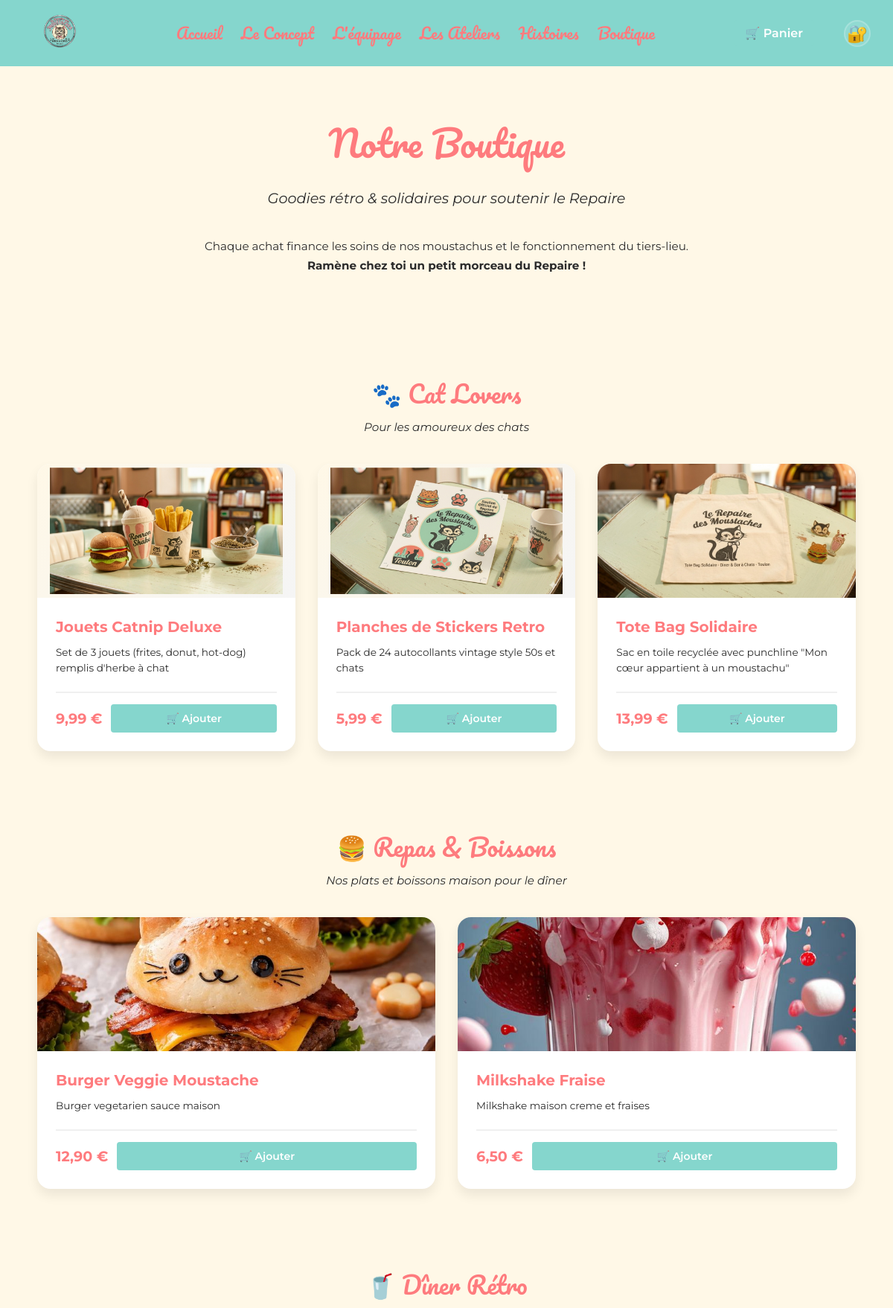
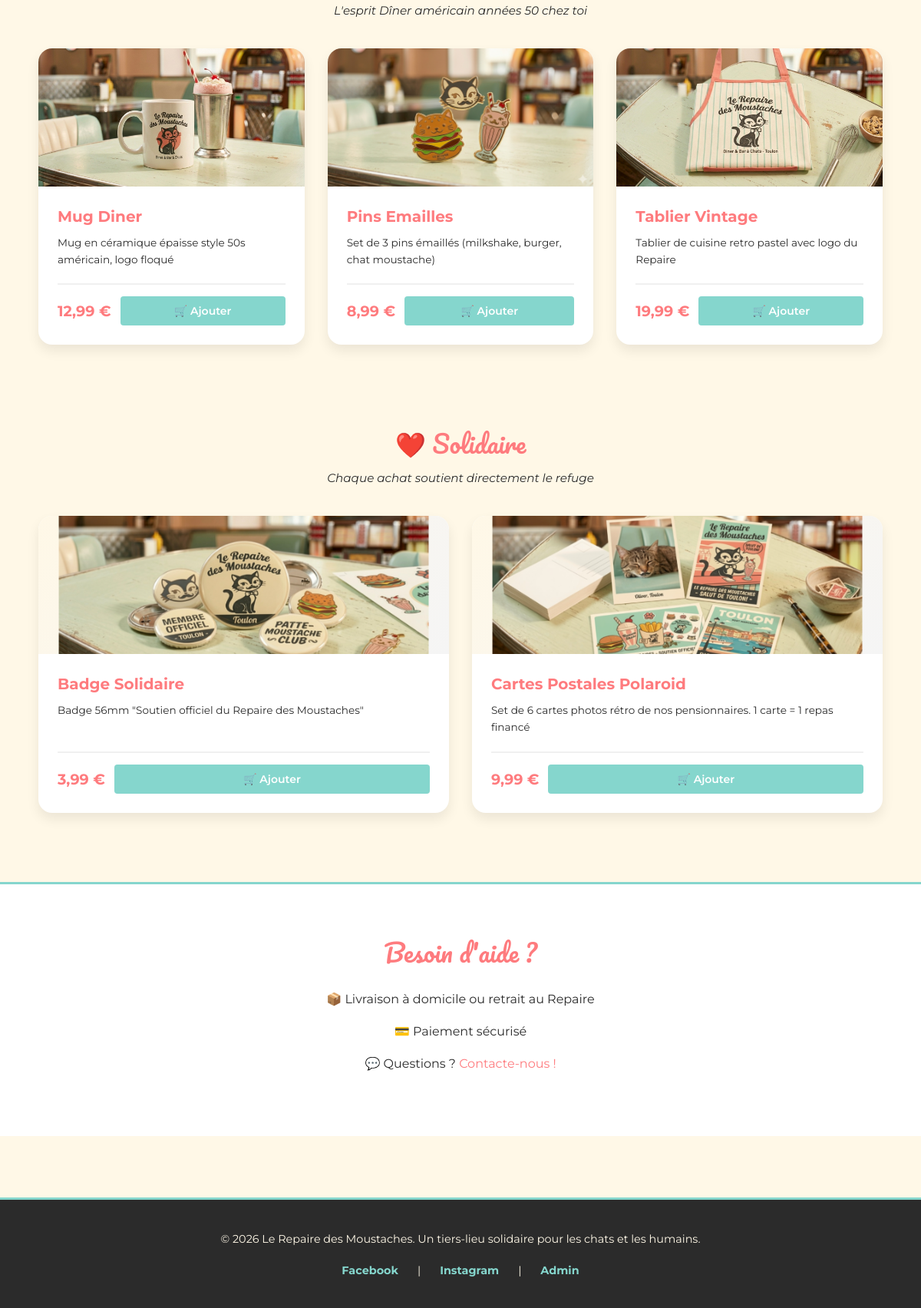
The page /public/boutique.php on the database its author committed (2 pictures, top to bottom).
### tables this page shows
CREATE TABLE produits (
  id INT AUTO_INCREMENT PRIMARY KEY,
  nom VARCHAR(150) NOT NULL,
  description TEXT,
  prix DECIMAL(10,2) NOT NULL,
  categorie_id INT NOT NULL,
  image_url VARCHAR(255),
  CONSTRAINT fk_produits_categorie
    FOREIGN KEY (categorie_id) REFERENCES categories_produits(id)
    ON UPDATE CASCADE ON DELETE RESTRICT,
  CONSTRAINT chk_produits_prix CHECK (prix >= 0.00)
);

### public/boutique.php (the view, shortened to what this page needs)
<?php
$pdo = getPDO();
$sql = 'SELECT p.id, p.nom, p.description, p.prix, cp.nom AS categorie
        FROM produits p
        JOIN categories_produits cp ON p.categorie_id = cp.id
        ORDER BY cp.nom ASC, p.nom ASC';
$produits = $pdo->query($sql)->fetchAll();
$produits_par_categorie = [];
foreach ($produits as $produit) {
    $cat = (string) $produit['categorie'];
    if (!isset($produits_par_categorie[$cat])) {
        $produits_par_categorie[$cat] = [];
    }
    $produits_par_categorie[$cat][] = $produit;
}
$config_categories = [
    'diner' => ['label' => 'Repas & Boissons', 'emoji' => '🍔'],
    'diner_retro' => ['label' => 'Dîner Rétro', 'emoji' => '🥤'],
    'cat_lovers' => ['label' => 'Cat Lovers', 'emoji' => '🐾'],
    'solidaire' => ['label' => 'Solidaire', 'emoji' => '❤️'],
];
function formatPrice(float $price): string
{
    return number_format($price, 2, ',', ' ') . ' €';
}
function getCategoryConfig(string $cat): array
{
    global $config_categories;
    return $config_categories[$cat] ?? ['label' => ucfirst(str_replace('_', ' ', $cat)), 'emoji' => '📦'];
}
function getImagePath(string $productName): string
{
    $imageMap = [
        'Milkshake Fraise' => 'images/produits/milkshake-fraise.jpg',
        'Burger Veggie Moustache' => 'images/produits/burger-veggie.jpg',
        'Mug Diner' => 'images/produits/mug-diner.jpg',
        'Tablier Vintage' => 'images/produits/tablier-vintage.jpg',
        'Pins Emailles' => 'images/produits/pins-emailles.jpg',
        'Tote Bag Solidaire' => 'images/produits/tote-bag.jpg',
        'Jouets Catnip Deluxe' => 'images/produits/jouets-catnip.jpg',
        'Planches de Stickers Retro' => 'images/produits/stickers-retro.jpg',
        'Cartes Postales Polaroid' => 'images/produits/cartes-postales.jpg',
        'Badge Solidaire' => 'images/produits/badge-solidaire.jpg',
    ];
    return $imageMap[$productName] ?? 'images/placeholder.jpg';
}
?>
<!DOCTYPE html>
<html lang="fr">
<head>
    <link rel="stylesheet" href="../style.css">
</head>
<body>
    <header>
        <a href="../index.php" class="logo"><img src="../images/logo.png" alt="Logo du Repaire des Moustaches"></a>
        <nav><ul><li><a href="../index.php">Accueil</a></li><li><a href="../concept.php">Le Concept</a></li><li><a href="../equipage.php">L'équipage</a></li><li><a href="../ateliers.php">Les Ateliers</a></li><li><a href="belles-histoires.php">Histoires</a></li><li><a href="boutique.php">Boutique</a></li></ul></nav>
        <div class="action">
            <a href="cart.php" class="panier-link">
                🛒 Panier
            </a><a href="../login.php" class="btn-admin-lock" title="Accès administrateur">🔐</a>
        </div>
    </header>
    <main class="boutique-principale">
        <section class="boutique-hero-catalog">
            <h1 class="page-title">Notre Boutique</h1>
            <p class="sous-titre">Goodies rétro & solidaires pour soutenir le Repaire</p>
            <p style="text-align: center; margin-bottom: 40px; line-height: 1.7; max-width: 700px; margin-left: auto; margin-right: auto; font-size: 0.95rem;">
                Chaque achat finance les soins de nos moustachus et le fonctionnement du tiers-lieu.
                <strong>Ramène chez toi un petit morceau du Repaire !</strong>
            </p>
        </section>
        <?php if (empty($produits_par_categorie)): ?>
            <p style="text-align: center; padding: 40px;">Aucun produit disponible pour le moment.</p>
        <?php else: ?>
            <?php foreach ($produits_par_categorie as $cat => $items): ?>
                <section class="boutique-section">
                    <div class="boutique-section-header">
                        <h2>
                            <?php
                            $config = getCategoryConfig($cat);
                            echo htmlspecialchars($config['emoji'], ENT_QUOTES, 'UTF-8') . ' ';
                            echo htmlspecialchars($config['label'], ENT_QUOTES, 'UTF-8');
                            ?>
                        </h2>
                        <p class="boutique-section-description">
                            <?php
                            $descriptions = [
                                'diner' => 'Nos plats et boissons maison pour le dîner',
                                'diner_retro' => 'L\'esprit Dîner américain années 50 chez toi',
                                'cat_lovers' => 'Pour les amoureux des chats',
                                'solidaire' => 'Chaque achat soutient directement le refuge',
                            ];
                            echo htmlspecialchars($descriptions[$cat] ?? '', ENT_QUOTES, 'UTF-8');
                            ?>
                        </p>
                    </div>
                    <div class="grille-produits-boutique">
                        <?php foreach ($items as $produit): ?>
                            <article class="carte-produit-boutique">
                                <div class="produit-image-boutique">
                                    <img src="../<?php echo htmlspecialchars(getImagePath((string) $produit['nom']), ENT_QUOTES, 'UTF-8'); ?>"
                                         alt="<?php echo htmlspecialchars((string) $produit['nom'], ENT_QUOTES, 'UTF-8'); ?>"
                                         loading="lazy">
                                </div>
                                <div class="produit-info-boutique">
                                    <h3><?php echo htmlspecialchars((string) $produit['nom'], ENT_QUOTES, 'UTF-8'); ?></h3>
                                    <p class="produit-description-boutique">
                                        <?php echo htmlspecialchars((string) $produit['description'], ENT_QUOTES, 'UTF-8'); ?>
                                    </p>
                                    <div class="produit-footer-boutique">
                                        <span class="produit-prix-boutique">
                                            <?php echo htmlspecialchars(formatPrice((float) $produit['prix']), ENT_QUOTES, 'UTF-8'); ?>
                                        </span>
                                        <form method="POST" action="add-to-cart.php" style="width: 100%; margin: 0;">
                                            <button type="submit" class="bouton-ajouter-panier">🛒 Ajouter</button>
                                        </form>
                                    </div>
                                </div>
                            </article>
                        <?php endforeach; ?>
                    </div>
                </section>
            <?php endforeach; ?>
        <?php endif; ?>
        <section class="boutique-info-finales" style="padding: 60px 50px; background-color: white; margin-top: 40px; text-align: center;">
            <h2 style="font-family: 'Pacifico', cursive; color: #FE7B7E; font-size: 2rem; font-weight: normal; margin-bottom: 20px;">Besoin d'aide ?</h2>
            <div style="max-width: 700px; margin: 0 auto;">
                <p style="margin-bottom: 15px; line-height: 1.7;">📦 Livraison à domicile ou retrait au Repaire</p>
                <p style="margin-bottom: 15px; line-height: 1.7;">💳 Paiement sécurisé</p>
                <p style="margin-bottom: 20px; line-height: 1.7;">💬 Questions ? <a href="mailto:contact@repaire-des-moustaches.fr" style="color: #FE7B7E; text-decoration: none;">Contacte-nous !</a></p>
            </div>
        </section>
    </main>
    <footer>
        <p>&copy; 2026 Le Repaire des Moustaches. Un tiers-lieu solidaire pour les chats et les humains.</p>
        <div class="reseaux-sociaux">
            <a href="#">Facebook</a> |
            <a href="#">Instagram</a> |
            <a href="../login.php">Admin</a>
        </div>
    </footer>
</body>
</html>

### style.css (style rules this page uses)
:root { --creme: #FFF8E7; --vert-menthe: #85D6CD; --rose-corail: #FE7B7E; --gris-fonce: #2B2B2B; }
* { margin: 0; padding: 0; box-sizing: border-box; }
body { background-color: var(--creme); color: var(--gris-fonce); font-family: 'Montserrat', sans-serif; }
.page-title { font-family: 'Pacifico', cursive; color: var(--rose-corail); font-size: 3rem; font-weight: normal; margin-bottom: 20px; }
header { background-color: var(--vert-menthe); display: flex; justify-content: space-between; align-items: center; padding: 15px 30px; gap: 20px; }
.logo img { height: 55px; flex-shrink: 0; }
nav ul { display: flex; gap: 25px; list-style: none; flex: 1; justify-content: center; }
nav li { flex-shrink: 1; }
nav a { font-family: 'Pacifico', cursive !important; font-size: 1.3rem !important; font-weight: 400 !important; color: var(--rose-corail) !important; text-transform: capitalize !important; text-decoration: none !important; transition: color 0.3s ease !important; white-space: nowrap !important; display: block !important; letter-spacing: 0 !important; line-height: 1.2 !important; }
.action { display: flex; align-items: center; gap: 40px; flex-shrink: 0; min-width: fit-content; }
.btn-admin-lock { font-size: 1.4rem; display: flex; align-items: center; justify-content: center; width: 36px; height: 36px; border-radius: 50%; background-color: rgba(255, 255, 255, 0.1); text-decoration: none; transition: all 0.3s ease; cursor: pointer; border: 2px solid rgba(255, 255, 255, 0.2); flex-shrink: 0; }
footer { background-color: var(--gris-fonce); color: var(--creme); text-align: center; padding: 40px 50px; margin-top: 80px; font-size: 0.9rem; border-top: 3px solid var(--vert-menthe); }
footer p { margin-bottom: 15px; line-height: 1.6; }
.reseaux-sociaux { margin-top: 20px; display: flex; justify-content: center; gap: 25px; flex-wrap: wrap; }
.reseaux-sociaux a { color: var(--vert-menthe); text-decoration: none; font-weight: bold; transition: color 0.3s ease; }
.sous-titre { font-size: 1.2rem; margin-bottom: 40px; font-style: italic; color: var(--gris-fonce); }
.boutique-principale { background-color: var(--creme); }
.boutique-hero-catalog { padding: 60px 50px 40px; text-align: center; }
.boutique-section { padding: 50px; max-width: 1400px; margin: 0 auto; }
.boutique-section-header { text-align: center; margin-bottom: 40px; }
.boutique-section-header h2 { font-family: 'Pacifico', cursive; color: var(--rose-corail); font-size: 2rem; font-weight: normal; margin-bottom: 8px; }
.boutique-section-description { font-size: 0.95rem; color: var(--gris-fonce); font-style: italic; }
.grille-produits-boutique { display: grid; grid-template-columns: repeat(auto-fit, minmax(260px, 1fr)); gap: 30px; align-items: stretch; }
.carte-produit-boutique { background: white; border-radius: 18px; overflow: hidden; box-shadow: 0 8px 16px rgba(0, 0, 0, 0.08); display: flex; flex-direction: column; transition: all 0.3s cubic-bezier(0.4, 0, 0.2, 1); position: relative; }
.produit-image-boutique { width: 100%; height: 180px; overflow: hidden; background: linear-gradient(135deg, var(--creme) 0%, #f5f5f5 100%); position: relative; }
.produit-image-boutique img { width: 100%; height: 100%; object-fit: cover; display: block; transition: transform 0.4s ease; }
.produit-info-boutique { padding: 25px; flex-grow: 1; display: flex; flex-direction: column; justify-content: space-between; }
.produit-info-boutique h3 { font-size: 1.25rem; color: var(--rose-corail); margin-bottom: 10px; font-weight: 700; line-height: 1.4; }
.produit-description-boutique { font-size: 0.85rem; line-height: 1.6; color: var(--gris-fonce); margin-bottom: 20px; flex-grow: 1; }
.produit-footer-boutique { display: flex; justify-content: space-between; align-items: center; padding-top: 15px; border-top: 2px solid #f0f0f0; gap: 12px; }
.produit-prix-boutique { font-weight: 700; color: var(--rose-corail); font-size: 1.2rem; white-space: nowrap; }
.bouton-ajouter-panier { background-color: var(--vert-menthe); color: var(--gris-fonce); border: none; padding: 10px 18px; border-radius: 25px; font-weight: 700; font-size: 0.85rem; font-family: 'Montserrat', sans-serif; cursor: pointer; transition: all 0.3s ease; white-space: nowrap; }
.boutique-info-finales { border-top: 3px solid var(--vert-menthe); }

### rows shown on the page
produits: shows a picture, nom "Jouets Catnip Deluxe", description "Set de 3 jouets (frites, donut, hot-dog) remplis d'herbe à chat", prix "9,99 €"
produits: shows a picture, nom "Planches de Stickers Retro", description "Pack de 24 autocollants vintage style 50s et chats", prix "5,99 €"
produits: shows a picture, nom "Tote Bag Solidaire", description "Sac en toile recyclée avec punchline \"Mon cœur appartient à un moustachu\"", prix "13,99 €"
produits: shows a picture, nom "Burger Veggie Moustache", description "Burger vegetarien sauce maison", prix "12,90 €"
produits: shows a picture, nom "Milkshake Fraise", description "Milkshake maison creme et fraises", prix "6,50 €"
produits: shows a picture, nom "Mug Diner", description "Mug en céramique épaisse style 50s américain, logo floqué", prix "12,99 €"
produits: shows a picture, nom "Pins Emailles", description "Set de 3 pins émaillés (milkshake, burger, chat moustache)", prix "8,99 €"
produits: shows a picture, nom "Tablier Vintage", description "Tablier de cuisine retro pastel avec logo du Repaire", prix "19,99 €"
produits: shows a picture, nom "Badge Solidaire", description "Badge 56mm \"Soutien officiel du Repaire des Moustaches\"", prix "3,99 €"
produits: shows a picture, nom "Cartes Postales Polaroid", description "Set de 6 cartes photos rétro de nos pensionnaires. 1 carte = 1 repas financé", prix "9,99 €"

### other values the page prints
$config['emoji'] "🐾"
$config['label'] "Cat Lovers"
$descriptions[$cat] "Pour les amoureux des chats"
$config['emoji'] "🍔"
$config['label'] "Repas & Boissons"
$descriptions[$cat] "Nos plats et boissons maison pour le dîner"
$config['emoji'] "🥤"
$config['label'] "Dîner Rétro"
$descriptions[$cat] "L'esprit Dîner américain années 50 chez toi"
$config['emoji'] "❤️"
$config['label'] "Solidaire"
$descriptions[$cat] "Chaque achat soutient directement le refuge"
